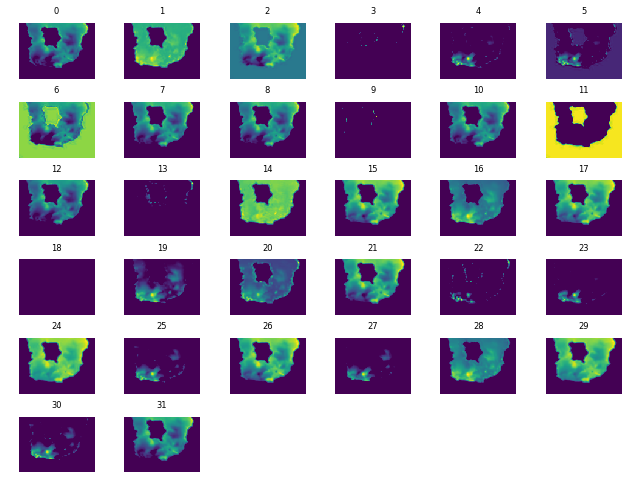
#> input picture feature map.png, 640 x 480 px; its folder holds only this picture in this run
$ python -i Pre.py   (imports and definitions only)
#> lines starting #> are read from the running program, lines starting #| are printed output that depends on the picture
from PIL import Image
import os
import math
import numpy as np
import matplotlib.pyplot as plt


# [44 lines left out: functions shuffle_data, sub_plot, not called in this run]


def load_image(path):
    """
    loading single image and crop size of it to (256, 192)
    :param path: image location
    :return: pillow Image
    """
#> called with path = 'feature map.png'
    try:
        image = Image.open(path).convert('RGB')
        image = crop(image, 256, 192)
        return image
    except OSError:
        print('{} could not open.'.format(path))
        return None


def crop(image, width, height):
#> called with width = 256, height = 192
    w, h = image.size
#> w = 640; h = 480

    ww = w / width
#> ww = 2.5
    hh = h / height
#> hh = 2.5
    if ww <= hh:
        ratio = width / w
#> ratio = 0.4
        image = image.resize((width, math.ceil(h * ratio)))
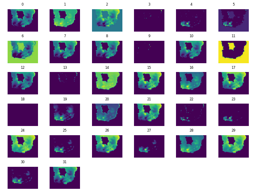
#> image: PIL image 256x192 RGB; mean R, G, B 171.8, 164.9, 184
    else:
        ratio = height / h
        image = image.resize((math.ceil(w * ratio), height))

    if image.size[0] < width or image.size[1] < height:
        return crop(image, width, height)

    w, h = image.size
#> w = 256; h = 192
    left = (w - width) / 2
#> left = 0
    top = (h - height) / 2
#> top = 0
    right = (w + width) / 2
#> right = 256
    bottom = (h + height) / 2
#> bottom = 192
    image = image.crop((left, top, right, bottom))
    return np.asarray(image)


# [2 lines not run here, left out]

>>> result = load_image('feature map.png')
